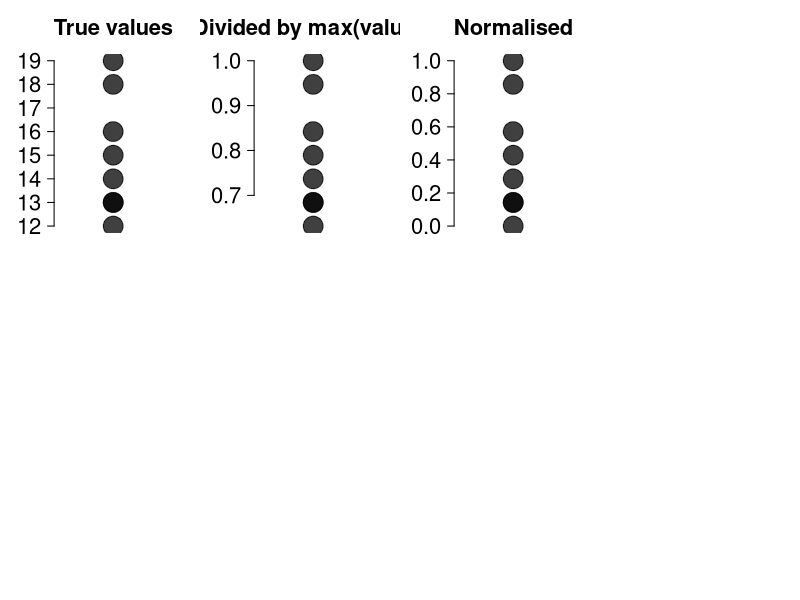

R code for this plot: (Note: this script raises an error after producing the figure.)
######################################
# A script to describe normalisation #
######################################

# Set the path
path <- "C:/Users/Joseph Crisp/Desktop/"

# Open a PNG
file <- paste(path, "ThinkingaboutNormalisation_06-12-17.png", sep="")
png(file, width=960, height=960)

# Some values 
values <- c(2,3,4,3,5,6,8,9)

# Add 10 to all values
values <- values + 10

# Split the plotting window
par(mfrow=c(2,4))

# Plot those values
plot(x=rep(1, length(values)), y=values,
     xaxt="n", ylab="", xlab="", las=1, bty="n",
     pch=19, cex=4, col=rgb(0,0,0, 0.75), main="True values",
     cex.main=2, cex.axis=2)

# Divide values by max
dividedByMax <- values/max(values)

# Plot those values
plot(x=rep(1, length(dividedByMax)), y=dividedByMax,
     xaxt="n", ylab="", xlab="", las=1, bty="n",
     pch=19, cex=4, col=rgb(0,0,0, 0.75), main="Divided by max(values)",
     cex.main=2, cex.axis=2)

# Normalise the values
normalised <- (values - min(values)) / (max(values) - min(values))

# Plot the normalised values
plot(x=rep(1, length(normalised)), y=normalised,
     xaxt="n", ylab="", xlab="", las=1, bty="n",
     pch=19, cex=4, col=rgb(0,0,0, 0.75), 
     main="Normalised",
     cex.main=2, cex.axis=2)

# Re-set scale of values
minToSet <- 5
maxToSet <- 50
rescaled <- setRangeOfValues(values, minToSet, maxToSet)

# Plot the rescaled values
plot(x=rep(1, length(rescaled)), y=rescaled,
     xaxt="n", ylab="", xlab="", las=1, bty="n",
     pch=19, cex=4, col=rgb(0,0,0, 0.75), 
     main=paste("Re-scaled between", minToSet, "and", maxToSet),
     cex.main=2, cex.axis=2)

# Plot those values
plot(x=rep(1, length(values)), y=values,
     ylim=c(0, max(values)),
     xaxt="n", ylab="", xlab="", las=1, bty="n",
     pch=19, cex=4, col=rgb(0,0,0, 0.75), main="True values",
     cex.main=2, cex.axis=2)

# Divide values by max
dividedByMax <- values/max(values)

# Plot those values
plot(x=rep(1, length(dividedByMax)), y=dividedByMax,
     ylim=c(0, max(dividedByMax)),
     xaxt="n", ylab="", xlab="", las=1, bty="n",
     pch=19, cex=4, col=rgb(0,0,0, 0.75), main="Divided by max(values)",
     cex.main=2, cex.axis=2)

# Normalise the values
normalised <- (values - min(values)) / (max(values) - min(values))

# Plot the normalised values
plot(x=rep(1, length(normalised)), y=normalised,
     ylim=c(0, max(normalised)),
     xaxt="n", ylab="", xlab="", las=1, bty="n",
     pch=19, cex=4, col=rgb(0,0,0, 0.75), 
     main="Normalised",
     cex.main=2, cex.axis=2)

# Re-set scale of values
minToSet <- 5
maxToSet <- 50
rescaled <- setRangeOfValues(values, minToSet, maxToSet)

# Plot the rescaled values
plot(x=rep(1, length(rescaled)), y=rescaled,
     ylim=c(0, max(rescaled)),
     xaxt="n", ylab="", xlab="", las=1, bty="n",
     pch=19, cex=4, col=rgb(0,0,0, 0.75), 
     main=paste("Re-scaled between", minToSet, "and", maxToSet),
     cex.main=2, cex.axis=2)

dev.off()

#######################################################################################
# Normalisation                                                                       #
# - Only provides difference between a and b relative to distances of a to all others #
# - Destroys vector with only two elements - where only interesting information is    #
#   the difference between a and b                                                    #
#######################################################################################


#############
# FUNCTIONS #
#############

setRangeOfValues <- function(values, minToSet=0, maxToSet=1){
  
  # Took the normalisation equation from:
  #   https://en.wikipedia.org/wiki/Feature_scaling
  
  # Create a vector to store the normalised values
  output <- c()
  
  # Calculate the min and max of the input values
  range <- range(values)
  
  # Normalise each of the input values and set on scale of the input min and max scales
  for(i in 1:length(values)){
    
    # Normalise between 0 and maxToSet - minToSet
    output[i] <- ((values[i] - range[1]) / (range[2] - range[1])) * (maxToSet - minToSet)
    
    # Push distribution up by minToSet
    output[i] <- output[i] + minToSet
  }
  
  return(output)
}
